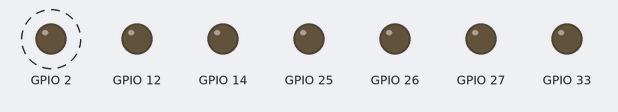
A sketch run on a simulated ESP32. Parts: output pins drawn as LEDs (lit = HIGH). Dashed ring = blinking. Nothing arrives over Bluetooth unless stated; what the sketch prints to the serial monitor is not drawn.

Above: at 0.6 s.
Timing chart, 0 to 4.8 s (numbered marks = the images above):
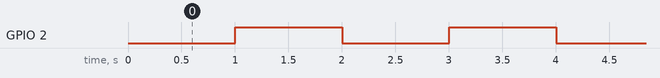

The sketch:

cama.ino
```cpp
#include <string.h>
#include "BluetoothSerial.h"
#include "basicbutton.h"

#if !defined(CONFIG_BT_ENABLED) || !defined(CONFIG_BLUEDROID_ENABLED)
#error Bluetooth is not enabled! Please run `make menuconfig` to and enable it
#endif

#define DEVICE_NAME "Cama 1"
#define LED_DELAY 1000
#define BT_EOL '\n'

// Buttons
#define TORSO_UP "TU"
#define TORSO_DOWN "TD"
#define TORSO_MASSAGE "TM"
#define LEGS_UP "LU"
#define LEGS_DOWN "LD"
#define LEGS_MASSAGE "LM"

// Global vars
BluetoothSerial SerialBT;
long lastTick = 0;
long ledAccum = 0;
bool ledStatus = false;

ButtonHandler buttonHandler;

void setup() {
  Serial.begin(9600);
  delay(250); // Sin este delay no imprime el log de SETUP
  Serial.println();
  Serial.print("SETUP: ");
  Serial.print(millis()); // micros()
  Serial.println(" ------------------------------");
  pinMode(LED_BUILTIN, OUTPUT); // ESP32S LED_BUILTIN = 2
  SerialBT.begin(DEVICE_NAME); //Bluetooth device name
  buttonHandler.add(new Button(TORSO_UP,      A15, PUSH));
  buttonHandler.add(new Button(TORSO_DOWN,    A16, PUSH));
  buttonHandler.add(new Button(TORSO_MASSAGE, A17, TOGGLE));
  buttonHandler.add(new Button(LEGS_UP,       A19, PUSH));
  buttonHandler.add(new Button(LEGS_DOWN,     A18, PUSH));
  buttonHandler.add(new Button(LEGS_MASSAGE,   A5, TOGGLE));
}

void loop() {
  ledAccum += tick();
  if (ledAccum >= LED_DELAY) {
    ledAccum -= LED_DELAY;
    ledStatus = !ledStatus;
    if (ledStatus) digitalWrite(LED_BUILTIN, HIGH);
    else digitalWrite(LED_BUILTIN, LOW);
  }

  char btInput[STRING_SIZE] = "\0";
  readBT(btInput);
  buttonHandler.update(btInput);

  delay(5);
}

long tick() {
  long currentTick = millis();
  long delta = currentTick - lastTick;
  lastTick = currentTick;
  return delta;
}

/**
 * Copia una linea de SerialBT, copia un string vacío si no hay nada.
 */
void readBT(char* outStr) {

  char inBuf[READ_BUFFER_SIZE] = "\0";

  if (SerialBT.available()) {
    int eolIndex = SerialBT.readBytesUntil(BT_EOL, inBuf, READ_BUFFER_SIZE - 1);
    inBuf[eolIndex] = '\0';
    //Serial.println(inBuf);
    //Serial.print("Available: ");
    //Serial.println(SerialBT.available());
  }

  strcpy(outStr, inBuf);
}
```

basicbutton.cpp
```cpp
#include "basicbutton.h"

#include <string.h>
#include "BluetoothSerial.h"

Button::Button(const char* id, uint8_t pin, BtnType type) {
  strcpy(_id, id);
  strcpy(_lastAction, DEPRESS);
  _lastActionTime = 0l;
  _pin = pin;
  _type = type;

  pinMode(_pin, OUTPUT);
}

void Button::handle(const char* act) {

  boolean isPush = strcmp(act, PRESS) == 0;

  if (_type == PUSH) {
    digitalWrite(_pin, isPush? HIGH : LOW);
    _lastActionTime = millis();
    strcpy(_lastAction, act);
  }
  else if (_type == TOGGLE) { // ignores despress
    if (isPush) {
      if (strcmp(_lastAction, DEPRESS) == 0) {
        digitalWrite(_pin, HIGH);
        strcpy(_lastAction, PRESS);
      }
      else if (strcmp(_lastAction, PRESS) == 0) {
        digitalWrite(_pin, LOW);
        strcpy(_lastAction, DEPRESS);
      }
      _lastActionTime = millis();
    }
  }
}

void ButtonHandler::add(Button* button) {
  _buttons.push_back(button);
}

void ButtonHandler::update(const char* btnAction) {

  if (strcmp(btnAction, "") != 0) {
    //Serial.print("Handling: ");
    //Serial.println(btnAction);

    char btn[20] = "\n";
    char act[20] = "\n";

    char* separatorIdx = strchr(btnAction, ACTION_SEPARATOR);
    char* endIdx = strchr(btnAction, '\n');
    int btnLenght = separatorIdx - btnAction;

    strncpy(btn, btnAction, btnLenght);
    strncpy(act, separatorIdx + 1, READ_BUFFER_SIZE - (btnLenght + 1)); // el + 1 es el ACTION_SEPARATOR

    Button* found = find(btn);
    if (found != nullptr) {
      found->handle(act);

      // Si es apretado un pushbutton, soltar los otros pushbuttons
      if (found->_type == PUSH && strcmp(act, PRESS) == 0) {
        releaseOtherPushButtons(found->_id);
      }
    }
  }

  checkTimers();
}

Button* ButtonHandler::find(const char* btn) {
  Button* found = nullptr;
  unsigned int vecSize = _buttons.size();
  for(unsigned int i = 0; i < vecSize; i++)
  {
    if (strcmp(_buttons[i]->_id, btn) == 0) {
      found = _buttons[i];
      break;
    }
  }
  return found;
}

void ButtonHandler::releaseOtherPushButtons(const char* ignoreId) {
  unsigned int vecSize = _buttons.size();
  for(unsigned int i = 0; i < vecSize; i++)
  {
    if (_buttons[i]->_type == PUSH && strcmp(_buttons[i]->_id, ignoreId) != 0) {
      _buttons[i]->handle(DEPRESS);
    }
  }
}

void ButtonHandler::checkTimers() {
  long now = millis();
    unsigned int vecSize = _buttons.size();
  for(unsigned int i = 0; i < vecSize; i++)
  {
    if (_buttons[i]->_type == TOGGLE &&
      strcmp(_buttons[i]->_lastAction, PRESS) == 0 &&
      now - _buttons[i]->_lastActionTime >= TOGGLE_MAXTIME) {

      _buttons[i]->handle(PRESS);
    }
  }
}
```

basicbutton.h
```cpp
#ifndef BASICBUTTON_H
#define BASICBUTTON_H

#include <vector>

// General
#define STRING_SIZE 21
#define READ_BUFFER_SIZE 20
#define ACTION_SEPARATOR '-'
#define TOGGLE_MAXTIME 20 * 60 * 1000
//#define TOGGLE_MAXTIME 10 * 1000

// Button actions
#define PRESS "P"
#define DEPRESS "D"

// Button types
enum BtnType {PUSH, TOGGLE};

class Button {
  public:
    char _id[STRING_SIZE];
    char _lastAction[STRING_SIZE];
    long _lastActionTime;
    uint8_t _pin;
    BtnType _type;
    Button(const char* id, uint8_t pin, BtnType type);
    void handle(const char* act);
};

class ButtonHandler {
  public:
    void add(Button* button);
    void update(const char* btnAction);
  private:
    std::vector<Button*> _buttons;
    Button* find(const char* btn);
    void releaseOtherPushButtons(const char* ignoreId);
    void checkTimers();
};

#endif
```

Measured:
- by itself, GPIO 2: alternates HIGH for 1.0 s and LOW for 1.0 s
